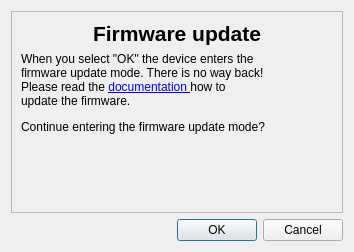
<?xml version="1.0" encoding="UTF-8"?>
<ui version="4.0">
 <class>UpdateDialog</class>
 <widget class="QDialog" name="UpdateDialog">
  <property name="geometry">
   <rect>
    <x>0</x>
    <y>0</y>
    <width>354</width>
    <height>252</height>
   </rect>
  </property>
  <property name="windowTitle">
   <string>Firmware update</string>
  </property>
  <property name="windowIcon">
   <iconset resource="resources.qrc">
    <normaloff>:/images/new/icon_NK.svg</normaloff>:/images/new/icon_NK.svg</iconset>
  </property>
  <layout class="QVBoxLayout" name="verticalLayout_2">
   <item>
    <widget class="QFrame" name="frame">
     <property name="sizePolicy">
      <sizepolicy hsizetype="MinimumExpanding" vsizetype="MinimumExpanding">
       <horstretch>0</horstretch>
       <verstretch>0</verstretch>
      </sizepolicy>
     </property>
     <property name="autoFillBackground">
      <bool>false</bool>
     </property>
     <property name="frameShape">
      <enum>QFrame::StyledPanel</enum>
     </property>
     <property name="frameShadow">
      <enum>QFrame::Sunken</enum>
     </property>
     <layout class="QVBoxLayout" name="verticalLayout">
      <item>
       <widget class="QLabel" name="label_2">
        <property name="font">
         <font>
          <pointsize>16</pointsize>
          <weight>75</weight>
          <bold>true</bold>
         </font>
        </property>
        <property name="text">
         <string>Firmware update</string>
        </property>
        <property name="alignment">
         <set>Qt::AlignCenter</set>
        </property>
       </widget>
      </item>
      <item>
       <widget class="QLabel" name="label">
        <property name="sizePolicy">
         <sizepolicy hsizetype="Expanding" vsizetype="Expanding">
          <horstretch>0</horstretch>
          <verstretch>0</verstretch>
         </sizepolicy>
        </property>
        <property name="text">
         <string>&lt;html&gt;&lt;head/&gt;&lt;body&gt;&lt;p&gt;When you select &amp;quot;OK&amp;quot; the device enters the &lt;br/&gt;firmware update mode. There is no way back!&lt;br/&gt;Please read the &lt;a href=&quot;https://www.nitrokey.com/en/doc/firmware-update-storage&quot;&gt;&lt;span style=&quot; text-decoration: underline; color:#0000ff;&quot;&gt;documentation &lt;/span&gt;&lt;/a&gt;how to &lt;br/&gt;update the firmware.&lt;/p&gt;&lt;p&gt;Continue entering the firmware update mode?&lt;/p&gt;&lt;p&gt;&lt;br/&gt;&lt;/p&gt;&lt;/body&gt;&lt;/html&gt;</string>
        </property>
        <property name="wordWrap">
         <bool>true</bool>
        </property>
        <property name="openExternalLinks">
         <bool>true</bool>
        </property>
       </widget>
      </item>
      <item>
       <spacer name="verticalSpacer">
        <property name="orientation">
         <enum>Qt::Vertical</enum>
        </property>
        <property name="sizeHint" stdset="0">
         <size>
          <width>20</width>
          <height>0</height>
         </size>
        </property>
       </spacer>
      </item>
     </layout>
    </widget>
   </item>
   <item>
    <layout class="QHBoxLayout" name="horizontalLayout">
     <item>
      <spacer name="horizontalSpacer">
       <property name="orientation">
        <enum>Qt::Horizontal</enum>
       </property>
       <property name="sizeHint" stdset="0">
        <size>
         <width>40</width>
         <height>20</height>
        </size>
       </property>
      </spacer>
     </item>
     <item>
      <widget class="QDialogButtonBox" name="buttonBox">
       <property name="orientation">
        <enum>Qt::Horizontal</enum>
       </property>
       <property name="standardButtons">
        <set>QDialogButtonBox::Cancel|QDialogButtonBox::Ok</set>
       </property>
      </widget>
     </item>
    </layout>
   </item>
  </layout>
 </widget>
 <resources>
  <include location="resources.qrc"/>
 </resources>
 <connections>
  <connection>
   <sender>buttonBox</sender>
   <signal>accepted()</signal>
   <receiver>UpdateDialog</receiver>
   <slot>accept()</slot>
   <hints>
    <hint type="sourcelabel">
     <x>248</x>
     <y>254</y>
    </hint>
    <hint type="destinationlabel">
     <x>157</x>
     <y>274</y>
    </hint>
   </hints>
  </connection>
  <connection>
   <sender>buttonBox</sender>
   <signal>rejected()</signal>
   <receiver>UpdateDialog</receiver>
   <slot>reject()</slot>
   <hints>
    <hint type="sourcelabel">
     <x>316</x>
     <y>260</y>
    </hint>
    <hint type="destinationlabel">
     <x>286</x>
     <y>274</y>
    </hint>
   </hints>
  </connection>
 </connections>
</ui>
